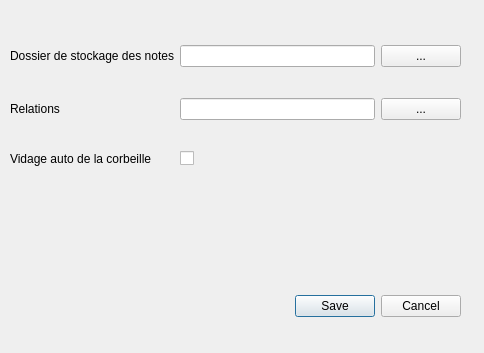
<?xml version="1.0" encoding="UTF-8"?>
<ui version="4.0">
 <class>SettingsDialog</class>
 <widget class="QDialog" name="SettingsDialog">
  <property name="geometry">
   <rect>
    <x>0</x>
    <y>0</y>
    <width>484</width>
    <height>353</height>
   </rect>
  </property>
  <property name="windowTitle">
   <string>Dialog</string>
  </property>
  <widget class="QDialogButtonBox" name="buttonBox">
   <property name="geometry">
    <rect>
     <x>120</x>
     <y>290</y>
     <width>341</width>
     <height>32</height>
    </rect>
   </property>
   <property name="orientation">
    <enum>Qt::Horizontal</enum>
   </property>
   <property name="standardButtons">
    <set>QDialogButtonBox::Cancel|QDialogButtonBox::Save</set>
   </property>
  </widget>
  <widget class="QWidget" name="gridLayoutWidget">
   <property name="geometry">
    <rect>
     <x>10</x>
     <y>20</y>
     <width>451</width>
     <height>171</height>
    </rect>
   </property>
   <layout class="QGridLayout" name="gridLayout">
    <item row="1" column="1">
     <widget class="QLineEdit" name="lineEdit_2"/>
    </item>
    <item row="1" column="0">
     <widget class="QLabel" name="label_2">
      <property name="text">
       <string>Relations</string>
      </property>
     </widget>
    </item>
    <item row="0" column="2">
     <widget class="QPushButton" name="pushButton">
      <property name="text">
       <string>...</string>
      </property>
     </widget>
    </item>
    <item row="0" column="1">
     <widget class="QLineEdit" name="lineEdit"/>
    </item>
    <item row="0" column="0">
     <widget class="QLabel" name="label">
      <property name="text">
       <string>Dossier de stockage des notes</string>
      </property>
     </widget>
    </item>
    <item row="1" column="2">
     <widget class="QPushButton" name="pushButton_2">
      <property name="text">
       <string>...</string>
      </property>
     </widget>
    </item>
    <item row="2" column="1">
     <widget class="QCheckBox" name="checkBin">
      <property name="text">
       <string/>
      </property>
     </widget>
    </item>
    <item row="2" column="0">
     <widget class="QLabel" name="label_3">
      <property name="text">
       <string>Vidage auto de la corbeille</string>
      </property>
     </widget>
    </item>
   </layout>
  </widget>
 </widget>
 <resources/>
 <connections>
  <connection>
   <sender>buttonBox</sender>
   <signal>accepted()</signal>
   <receiver>SettingsDialog</receiver>
   <slot>accept()</slot>
   <hints>
    <hint type="sourcelabel">
     <x>248</x>
     <y>254</y>
    </hint>
    <hint type="destinationlabel">
     <x>157</x>
     <y>274</y>
    </hint>
   </hints>
  </connection>
  <connection>
   <sender>buttonBox</sender>
   <signal>rejected()</signal>
   <receiver>SettingsDialog</receiver>
   <slot>reject()</slot>
   <hints>
    <hint type="sourcelabel">
     <x>316</x>
     <y>260</y>
    </hint>
    <hint type="destinationlabel">
     <x>286</x>
     <y>274</y>
    </hint>
   </hints>
  </connection>
 </connections>
</ui>
